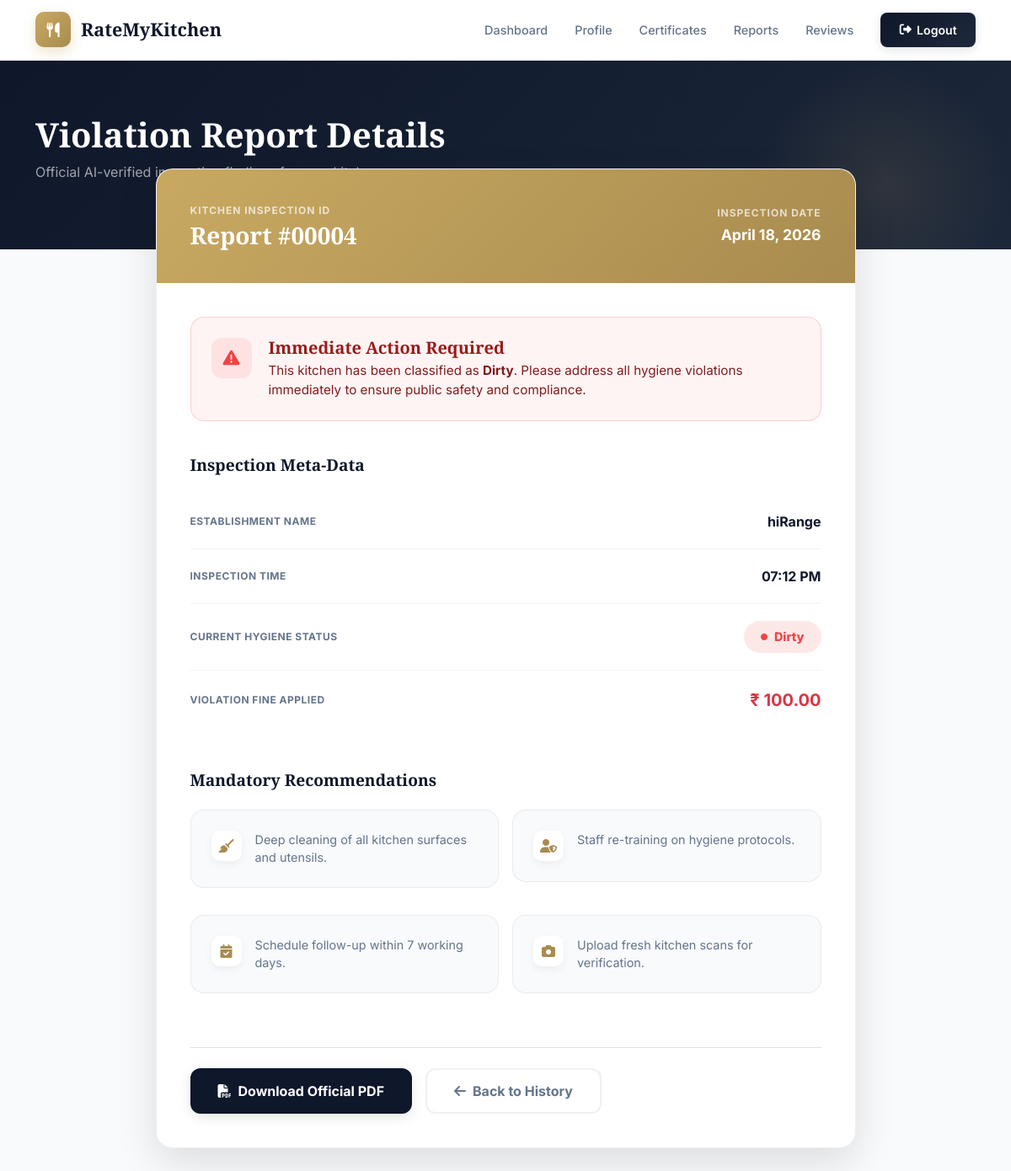
The page /User/view-report/4/ (signed in) on the database its author committed.
### User/models.py (models this page shows, shortened)
class HygieneViolation(models.Model):
    hotel = models.ForeignKey(tbl_hotel, on_delete=models.CASCADE)
    issue_date = models.DateTimeField(auto_now_add=True)
    hygiene_status = models.CharField(max_length=50)  # "Dirty" or "Moderately Clean"
    complaint = models.ForeignKey('PublicComplaint', on_delete=models.CASCADE, null=True, blank=True)
    pdf_file = models.FileField(upload_to='violation_reports/', null=True, blank=True)
    fine_amount = models.DecimalField(max_digits=10, decimal_places=2, default=0.00)

class tbl_hotel(models.Model):
    hotel_name = models.CharField(max_length=100)
    hotel_email = models.EmailField(unique=True)
    hotel_password = models.CharField(max_length=128)
    hotel_contact = models.CharField(max_length=20, blank=True)
    hotel_address = models.CharField(max_length=255, blank=True)
    is_verified = models.IntegerField(
        choices=[
            (0, 'Not Verified'),
            (1, 'Verified'),
            (2, 'Rejected')
        ],
        default=0
    )
    hygiene_status = models.CharField(
        max_length=50,
        choices=[
            ('Pending', 'Pending'),
            ('Clean', 'Clean'),
            ('Moderately Clean', 'Moderately Clean'),
            ('Dirty', 'Dirty'),
        ],
        default='Pending'
    )
    certificate_generated = models.BooleanField(default=False)
    verified_at = models.DateTimeField(null=True, blank=True)

### User/views.py (the view)
# urls.py: path('view-report/<int:report_id>/', views.view_report, name='view_report'),
def view_report(request, report_id):
    hotel = _require_hotel(request)
    if not hotel:
        return redirect("guest:login")
    report = get_object_or_404(HygieneViolation, id=report_id, hotel=hotel)
    return render(request, 'User/ViewReport.html', {
        'report': report,
        'hotel': hotel,
    })

### User/views.py (called while the page is built)
def _require_hotel(request):
    hid = request.session.get("hid")
    if not hid:
        return None
    try:
        return tbl_hotel.objects.get(id=hid)
    except tbl_hotel.DoesNotExist:
        return None

### templates/User/ViewReport.html (shortened to what this page needs)
{% extends "User/Header.html" %}
{% block content %}
<div class="page-banner">
    <div class="container banner-content" data-aos="fade-up">
        <h1 class="banner-title">Violation Report Details</h1>
        <p class="banner-subtitle">Official AI-verified inspection findings for your kitchen</p>
    </div>
</div>
<div class="container mb-5">
    <div class="row justify-content-center">
        <div class="col-lg-9">
            <div class="report-detail-card" data-aos="fade-up" data-aos-delay="100">
                <div class="report-accent-bar d-flex justify-content-between align-items-center">
                    <div>
                        <div style="font-size: 0.75rem; font-weight: 700; text-transform: uppercase; letter-spacing: 1px; color: rgba(255,255,255,0.7); margin-bottom: 0.25rem;">Kitchen Inspection ID</div>
                        <h2 style="font-size: 1.75rem; font-weight: 900; margin: 0;">Report #{{ report.id|stringformat:"05d" }}</h2>
                    </div>
                    <div class="text-end d-none d-md-block">
                        <div style="font-size: 0.75rem; font-weight: 700; text-transform: uppercase; letter-spacing: 1px; color: rgba(255,255,255,0.7); margin-bottom: 0.25rem;">Inspection Date</div>
                        <div style="font-weight: 700; font-size: 1.1rem;">{{ report.issue_date|date:"F d, Y" }}</div>
                    </div>
                </div>
                <div class="report-section">
                    {% if report.hygiene_status == 'Dirty' %}
                    <div style="background: rgba(239,68,68,0.06); border: 1px solid rgba(239,68,68,0.2); border-radius: 16px; padding: 1.5rem; margin-bottom: 2.5rem; display: flex; gap: 1.25rem; align-items: flex-start;">
                        <div style="width: 48px; height: 48px; background: #fee2e2; color: #ef4444; border-radius: 12px; display: flex; align-items: center; justify-content: center; font-size: 1.25rem; flex-shrink: 0;">
                            <i class="fas fa-exclamation-triangle"></i>
                        </div>
                        <div>
                            <h5 style="color: #991b1b; font-weight: 800; margin-bottom: 0.25rem;">Immediate Action Required</h5>
                            <p style="color: #7f1d1d; margin: 0; font-size: 0.95rem; line-height: 1.5;">This kitchen has been classified as <strong>Dirty</strong>. Please address all hygiene violations immediately to ensure public safety and compliance.</p>
                        </div>
                    </div>
                    {% endif %}
                    <h4 style="font-size: 1.2rem; font-weight: 800; color: var(--dark); margin-bottom: 1.5rem;">Inspection Meta-Data</h4>
                    <div class="mb-5">
                        <div class="info-row">
                            <span class="info-label">Establishment Name</span>
                            <span class="info-val">{{ hotel.hotel_name }}</span>
                        </div>
                        <div class="info-row">
                            <span class="info-label">Inspection Time</span>
                            <span class="info-val">{{ report.issue_date|date:"h:i A" }}</span>
                        </div>
                        <div class="info-row">
                            <span class="info-label">Current Hygiene Status</span>
                            <span class="info-val">
                                <span class="status-pill-lg {% if report.hygiene_status == 'Dirty' %}status-dirty{% elif report.hygiene_status == 'Moderately Clean' %}status-moderate{% else %}status-clean{% endif %}">
                                    <i class="fas fa-circle" style="font-size:0.5rem;"></i>
                                    {{ report.hygiene_status }}
                                </span>
                            </span>
                        </div>
                        <div class="info-row">
                            <span class="info-label">Violation Fine Applied</span>
                            <span class="info-val text-danger" style="font-size: 1.25rem;">₹ {{ report.fine_amount|default:"0.00" }}</span>
                        </div>
                    </div>
                    <h4 style="font-size: 1.2rem; font-weight: 800; color: var(--dark); margin-bottom: 1.5rem;">Mandatory Recommendations</h4>
                    <div class="row g-3 mb-5">
                        <div class="col-md-6">
                            <div class="rec-card">
                                <div class="rec-icon"><i class="fas fa-broom"></i></div>
                                <div style="font-size: 0.9rem; color: var(--text-sub); line-height: 1.5;">Deep cleaning of all kitchen surfaces and utensils.</div>
                            </div>
                        </div>
                        <div class="col-md-6">
                            <div class="rec-card">
                                <div class="rec-icon"><i class="fas fa-user-shield"></i></div>
                                <div style="font-size: 0.9rem; color: var(--text-sub); line-height: 1.5;">Staff re-training on hygiene protocols.</div>
                            </div>
                        </div>
                        <div class="col-md-6">
                            <div class="rec-card">
                                <div class="rec-icon"><i class="fas fa-calendar-check"></i></div>
                                <div style="font-size: 0.9rem; color: var(--text-sub); line-height: 1.5;">Schedule follow-up within 7 working days.</div>
                            </div>
                        </div>
                        <div class="col-md-6">
                            <div class="rec-card">
                                <div class="rec-icon"><i class="fas fa-camera"></i></div>
                                <div style="font-size: 0.9rem; color: var(--text-sub); line-height: 1.5;">Upload fresh kitchen scans for verification.</div>
                            </div>
                        </div>
                    </div>
                    <div class="d-flex flex-wrap gap-3 pt-4 border-top">
                        <a href="/User/download-report-pdf/{{ report.id }}/" class="btn" style="background: var(--dark); color: white; padding: 0.8rem 2rem; border-radius: 12px; font-weight: 700; display: flex; align-items: center; gap: 0.5rem; transition: all 0.3s; box-shadow: 0 4px 15px rgba(0,0,0,0.1);">
                            <i class="fas fa-file-pdf"></i> Download Official PDF
                        </a>
                        <a href="/User/reports/" class="btn" style="background: white; color: var(--text-sub); border: 2px solid var(--border); padding: 0.8rem 2rem; border-radius: 12px; font-weight: 700; display: flex; align-items: center; gap: 0.5rem; transition: all 0.3s;">
                            <i class="fas fa-arrow-left"></i> Back to History
                        </a>
                    </div>
                </div>
            </div>
        </div>
    </div>
</div>
{% endblock %}

### templates/User/Header.html (style rules this page uses)
:root { --primary: #C9A961; --primary-dark: #A88B4F; --primary-light: #f5e9cb; --success: #10b981; --warning: #f59e0b; --danger: #ef4444; --dark: #0f172a; --dark2: #1e293b; --card-bg: #ffffff; --body-bg: #f8fafc; --text-main: #0f172a; --text-sub: #64748b; --border: rgba(0,0,0,0.06); --shadow-sm: 0 2px 8px rgba(0, 0, 0, 0.04); --shadow-md: 0 8px 24px rgba(0, 0, 0, 0.08); --shadow-lg: 0 16px 48px rgba(0, 0, 0, 0.12); }
* { margin: 0; padding: 0; box-sizing: border-box; }
body { font-family: 'Inter', sans-serif; background: var(--body-bg); color: var(--text-main); min-height: 100vh; overflow-x: hidden; }
h1, h2, h3, h4, h5, h6 { font-family: 'Playfair Display', serif; font-weight: 800; }
.page-banner { background: linear-gradient(135deg, var(--dark) 0%, #1c273a 100%); padding: 4rem 0; color: white; position: relative; overflow: hidden; margin-bottom: -3rem; }
.page-banner::before { content: ''; position: absolute; top: 0; right: 0; width: 300px; height: 300px; background: radial-gradient(circle, rgba(201,169,97,0.12) 0%, transparent 70%); z-index: 1; }
.banner-content { position: relative; z-index: 2; }
.banner-title { font-size: 2.5rem; font-weight: 900; margin-bottom: 0.5rem; }
.banner-subtitle { color: rgba(255,255,255,0.6); font-size: 1rem; }

### templates/User/ViewReport.html (style rules this page uses)
.report-detail-card { background: white; border-radius: 20px; overflow: hidden; border: 1px solid var(--border); box-shadow: var(--shadow-lg); position: relative; z-index: 5; margin-top: -3rem; }
.report-accent-bar { background: linear-gradient(135deg, var(--primary), var(--primary-dark)); padding: 2.5rem; color: white; }
.report-section { padding: 2.5rem; }
.info-row { display: flex; justify-content: space-between; align-items: center; padding: 1.25rem 0; border-bottom: 1px solid #f1f5f9; }
.info-row:last-child { border-bottom: none; }
.info-label { font-size: 0.75rem; font-weight: 700; color: var(--text-sub); text-transform: uppercase; letter-spacing: 0.5px; }
.info-val { font-size: 1rem; font-weight: 700; color: var(--dark); }
.status-pill-lg { padding: 0.5rem 1.25rem; border-radius: 50px; font-weight: 800; font-size: 0.9rem; display: inline-flex; align-items: center; gap: 0.5rem; }
.status-dirty { background: rgba(239,68,68,0.12); color: var(--danger); }
.rec-card { background: #f8fafc; border-radius: 16px; padding: 1.5rem; border: 1px solid var(--border); margin-bottom: 1rem; display: flex; gap: 1rem; align-items: flex-start; }
.rec-icon { width: 36px; height: 36px; border-radius: 10px; background: white; color: var(--primary-dark); display: flex; align-items: center; justify-content: center; box-shadow: 0 4px 10px rgba(0,0,0,0.05); flex-shrink: 0; }

### rows shown on the page
HygieneViolation: id "00004", issue_date "April 18, 2026", issue_date "07:12 PM", hygiene_status "Dirty", fine_amount "100.00"
tbl_hotel: hotel_name "hiRange"
